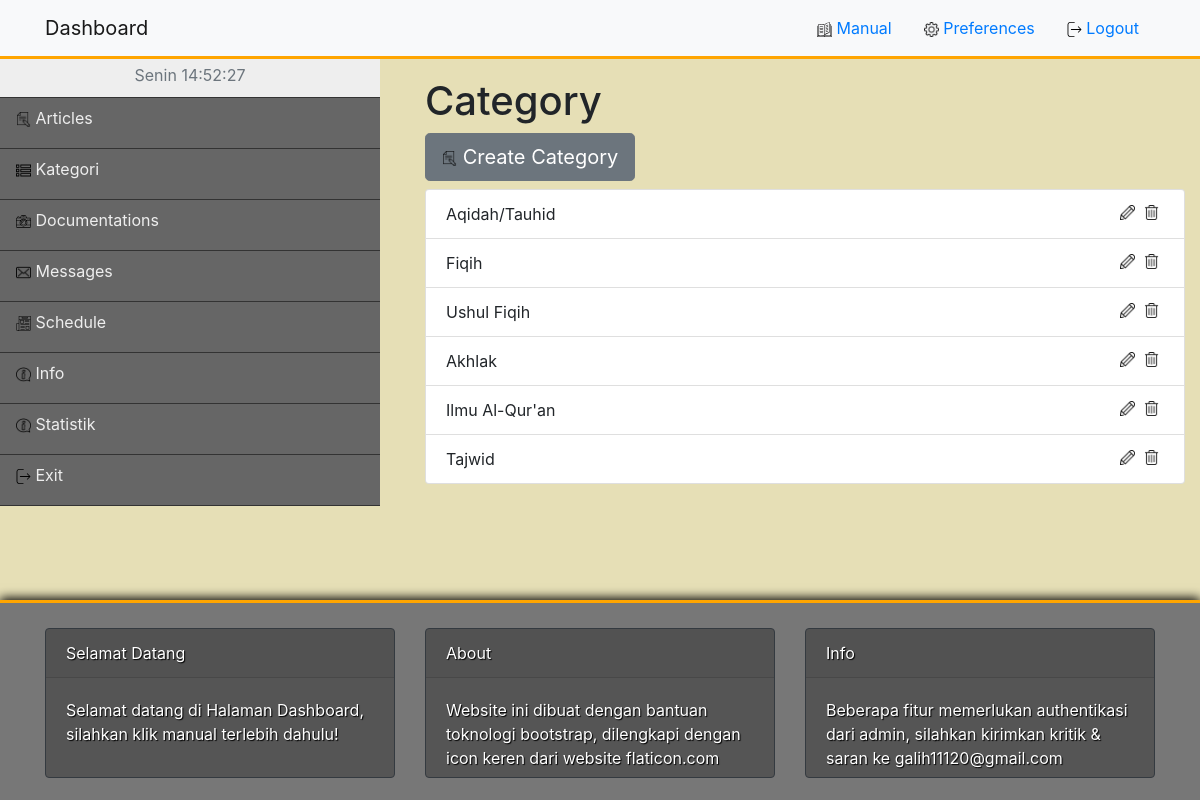
/admin/kategori.php (signed in), run on the app's committed database.
### tables this page shows
CREATE TABLE `kategori` (
  `id_kategori` int(11) NOT NULL AUTO_INCREMENT,
  `kategori` varchar(50) NOT NULL,
  PRIMARY KEY (`id_kategori`)
);

### functions.php (called while the page is built, shortened)
<?php
$host = "localhost";
$username = "galih";
$password = "galih";
$db_name = "majelis";
$conn = mysqli_connect($host,$username,$password,$db_name);
function query($data){
    global $conn;
    $result = mysqli_query($conn, $data);
    $rows = [];
    while($row = mysqli_fetch_assoc($result)){
        $rows[]=$row;
    }
    return $rows;
}

### admin/kategori.php (the view, shortened to what this page needs)
<?php
require_once '../functions.php';
$query = "SELECT * FROM kategori";
$kategori = query($query);
?>
<!DOCTYPE html>
<html>
<head>
    <link rel="stylesheet" type="text/css" media="screen" href="../assets/css/bootstrap.min.css">
    <link rel="stylesheet" type="text/css" media="screen" href="../assets/css/style.css" />
    <link rel="stylesheet" type="text/css" media="screen" href="../assets/css/styleAdmin.css" />
</head>
<body>
<section>
    <nav class="navbar navbar-light bg-light">
        <div class="container">
         <a class="navbar-brand" href="index.php">Dashboard</a>
             <ul class="nav justify-content-end">
                  <li class="nav-item">
                     <a class="nav-link active" href="manual.php">
                       <img src="../assets/ico/open-book.svg"  class="icon">
                       Manual</a>
                    </li>
                   <li class="nav-item">
                   <a class="nav-link" href="preferences.php">
                <img src="../assets/ico/preferences.png"  class="icon">
                Preferences</a>
                     </li>
                     <li class="nav-item">
                      <a class="nav-link" href="../logout.php" >
              <img src="../assets/ico/logout.svg"  class="icon">
                Logout</a>
            </li>
        </ul>
    </div>
</nav>
</section>
<section id="artikel">
    <div class="row">
        <div class="col-md-4 navigasi">
            <ul class="nav flex-column">
                <li class="nav-item text-center text-muted" id="time">
                 </li>
                <li class="nav-item navigasi">
                  <a class="nav-link active" href="index.php" id="article">
                      <img src="../assets/ico/story.png"  class="icon">
                    Articles</a>
                </li>
                <li class="nav-item navigasi">
                  <a class="nav-link" href="kategori.php" id="kategori" >
                      <img src="../assets/ico/list.svg"  class="icon">
                    Kategori</a>
                </li>
                <li class="nav-item navigasi">
                  <a class="nav-link" href="documents.php" id="documentation">
                      <img src="../assets/ico/camera.svg"  class="icon">
                    Documentations</a>
                </li>
                <li class="nav-item navigasi">
                  <a class="nav-link" href="contact.php" id="message">
                      <img src="../assets/ico/message.png"  class="icon">
                    Messages</a>
                </li>
                <li class="nav-item navigasi">
                  <a class="nav-link" href="jadwal.php" id="schedule">
                      <img src="../assets/ico/newspaper.svg"  class="icon">
                    Schedule</a>
                </li>
                <li class="nav-item navigasi">
                  <a class="nav-link" href="info.php" id="info">
                      <img src="../assets/ico/information.png"  class="icon">
                    Info</a>
                </li>
                <li class="nav-item navigasi">
                  <a class="nav-link" href="statistik.php" id="statistik">
                      <img src="../assets/ico/information.png"  class="icon">
                    Statistik</a>
                </li>
                <li class="nav-item navigasi">
                  <a class="nav-link " href="../logout.php">
                      <img src="../assets/ico/logout.svg"  class="icon">
                    Exit</a>
                </li>
              </ul>
        </div>
        <div class="col-md-8">
            <div class="container">
                <h1 class="mt-4">Category</h1>
            <button type="button" class="btn btn-secondary btn-lg mb-2 " data-toggle="modal" data-target="#exampleModalCenter">
                <img src="../assets/ico/story.png"  class="icon">
                Create Category
            </button>
                    <div id="content">
                        <ul class="list-group ">
                        <?php foreach($kategori as $r) : ?>
                            <li class="list-group-item">
                               <?= $r['kategori'];?>
                                <a href="hapus.php?id=<?=$r['id_kategori'];?>&type=kategori" class="badge float-right"  onclick="return confirm('Menghapus kategori juga akan menghapus artikel yang memiliki kategori ini, apakah anda yakin?');">
                                    <img src="../assets/ico/delete.png"  class="icon">
                                </a>
                                <a href="update.php?id=<?=$r['id_kategori'];?>&type=kategori" class="badge float-right">
                                    <img src="../assets/ico/pencil.png"  class="icon">
                                </a>
                            </li>
                        <?php endforeach;?>
                        </ul>
                    </div>
                </div>
            </div>
        </div>
</section>
<footer>
<div class="container">
    <div class="row">
        <div class="col-md-4">
            <div class="card border-dark mb-3 info">
            <div class="card-header">Selamat Datang</div>
                    <div class="card-body text-dark">
                        <p class="card-text">Selamat datang di Halaman Dashboard, silahkan klik manual terlebih dahulu!</p>
                    </div>
            </div>
        </div>
        <div class="col-md-4">
            <div class="card border-dark mb-3 info">
            <div class="card-header">About</div>
                <div class="card-body text-dark">
                     <p class="card-text">Website ini dibuat dengan bantuan toknologi bootstrap, dilengkapi dengan icon keren dari website flaticon.com </p>
                </div>
            </div>
        </div>
        <div class="col-md-4">
            <div class="card border-dark mb-3 info">
            <div class="card-header">Info</div>
                <div class="card-body text-dark">
                    <p class="card-text">Beberapa fitur memerlukan authentikasi dari admin, silahkan kirimkan kritik & saran ke galih11120@gmail.com</p>
                </div>
            </div>
        </div>
    </div>
</div>
</footer>
</body>
</html>

### assets/css/style.css (style rules this page uses)
html { min-width: 400px; background-size: 550px 550px; }
img.icon { width: 15px; }

### assets/css/styleAdmin.css (style rules this page uses)
body { background-color: rgba(228, 221, 176, 0.918); }
.navbar { border-bottom: 3px solid orange; position: absolute; z-index: 999; left: 0px; right: 0px; top: 0px; min-width: 800px; }
section#artikel { margin-top: 53px; margin-bottom: 250px; }
.row li.nav-item:first-child { background-color: #eee; height: 45px; line-height: 45px; }
.row li.nav-item { background-color: #666; }
.row li.nav-item a { color: #eee; height: 50px; }
img.icon { width: 15px; }
.row li.nav-item { color: #333; border-bottom: 1px solid #333; }
footer { height: 200px; position: fixed; bottom: 0px; right: 0px; left: 0px; background-color: #777; border-top: 3px solid orange; z-index: 999; box-shadow: 0px -2px 10px #000; }
div.info { height: 150px; margin-top: 25px; background-color: #555; color: #fff; text-shadow: 1px 1px 1px #000; }
div.info p.card-text { color: #fff; text-shadow: 1px 1px 1px #000; }

### data on the page
kategori: kategori "Aqidah/Tauhid"
kategori: kategori "Fiqih"
kategori: kategori "Ushul Fiqih"
kategori: kategori "Akhlak"
kategori: kategori "Ilmu Al-Qur'an"
kategori: kategori "Tajwid"
